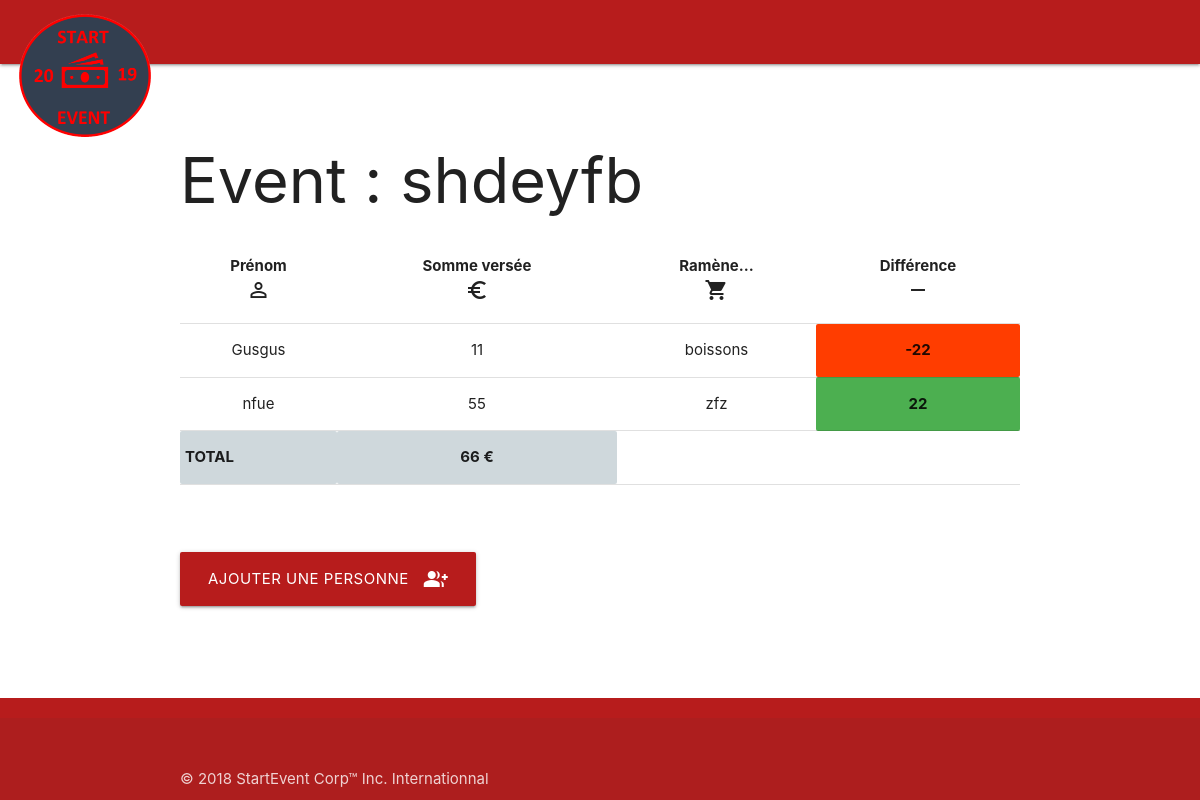
The app's page /tableau_event.php?id=53 with its own data.
### tables this page shows
CREATE TABLE IF NOT EXISTS `event` (
  `id` int(11) NOT NULL AUTO_INCREMENT,
  `titre` varchar(50) NOT NULL,
  `description` varchar(200) NOT NULL,
  PRIMARY KEY (`id`)
);

CREATE TABLE IF NOT EXISTS `personnes` (
  `id` int(11) NOT NULL AUTO_INCREMENT,
  `prenom` varchar(50) NOT NULL,
  `description` text,
  `versement` int(11) NOT NULL,
  `difference` int(11) DEFAULT NULL,
  `idEvent` int(11) NOT NULL,
  PRIMARY KEY (`id`)
);

### tableau_event.php (the view, shortened to what this page needs)
<?php $id=filter_input(INPUT_GET,"id");?>
<?php include_once "header.php" ?>
<?php
$db = new PDO("mysql:host=" . Config::SERVEUR . ";dbname=" . Config::BASE, Config::USER, Config::MDP);
$r = $db->prepare("select id, titre, description from event where id=:id");
$r->bindParam(":id",$id);
$r->execute();
$event = $r->fetch();
$r1 = $db -> prepare ("select * from personnes where idEvent=:idEvent");
$r1->bindParam(":idEvent",$id);
$r1->execute();
$lignes = $r1->fetchAll();
$r2 = $db -> prepare ("select SUM(versement) as somme, AVG(versement) as moyenne from personnes where idEvent=:idEvent");
$r2->bindParam(":idEvent",$id);
$r2->execute();
$resultats = $r2->fetch();
?>
    <h1>Event : <?php echo $event["titre"]?></h1>
    <table class="highlight">
        <thead>
        <tr>
            <th class="center">Prénom<br><i class="material-icons">person_outline</i></th>
            <th class="center">Somme versée</br><i class="material-icons">euro_symbol</i></th>
            <th class="center">Ramène...</br><i class="material-icons">local_grocery_store</i></th>
            <th class="center">Différence</br><i class="material-icons">remove</i></th>
        </tr>
        </thead>
        <tbody>
        <?php
        foreach($lignes as $ligne){
            ?>
            <tr>
                <td class="center"><?php echo $ligne["prenom"]?></td>
                <td class="center"><?php echo $ligne["versement"]?></td>
                <td class="center"><?php echo $ligne["description"]?></td>
                <?php
                $difference=$ligne["versement"]-$resultats["moyenne"];
                if($difference<0){?>
                    <td class="#ff3d00 deep-orange accent-3 center"><b><?php echo round($difference=$ligne["versement"]-$resultats["moyenne"]) ?></b></td>
                <?php }
                else { ?>
                    <td class="#4caf50 green center"><b><?php echo round($difference=$ligne["versement"]-$resultats["moyenne"]) ?></b></td>
                <?php } ?>
            </tr>
        <?php } ?>
        <tr class="#cfd8dc blue-grey lighten-4">
            <td><b>TOTAL</b></td>
            <td class="center"><b><?php echo $resultats["somme"] ?>  €</b></td>
        </tr>
        </tbody>
    </table><br>
    <a href="ajouter_personne.php?id=<?php echo  $event["id"] ?>" class="btn-large #b71c1c red darken-4">
        <i class="material-icons right">group_add</i>
        Ajouter une personne
    </a>
<?php include_once "footer.php" ?>

### style.css (style rules this page uses)
body { display: flex; min-height: 100vh; flex-direction: column; }

### records on screen
event: titre "shdeyfb"
personnes: prenom "Gusgus", versement "11", description "boissons", moyenne "-22"
personnes: prenom "nfue", versement "55", description "zfz", moyenne "22"

### other values on screen
$resultats["somme"] "66"
